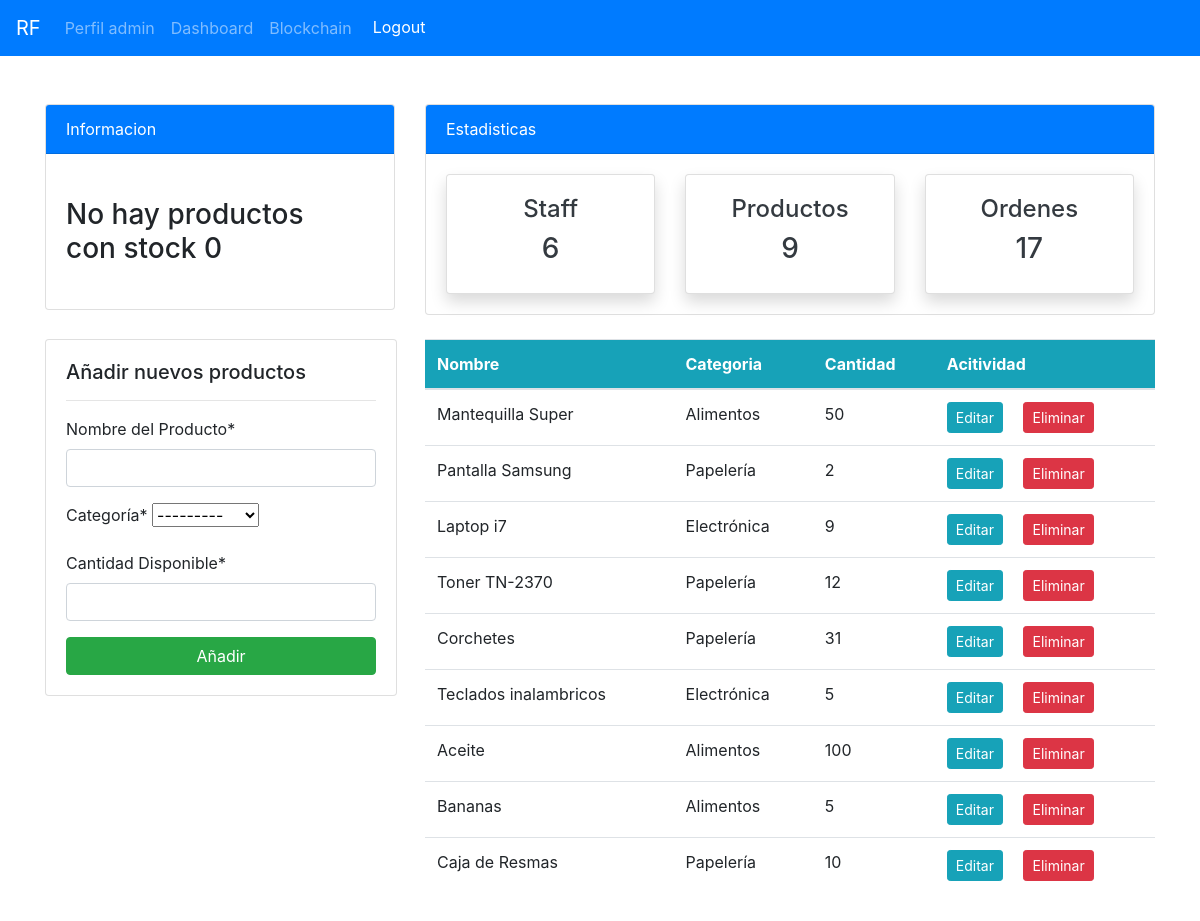
Page /productos/ (signed in) on the earlier database version.
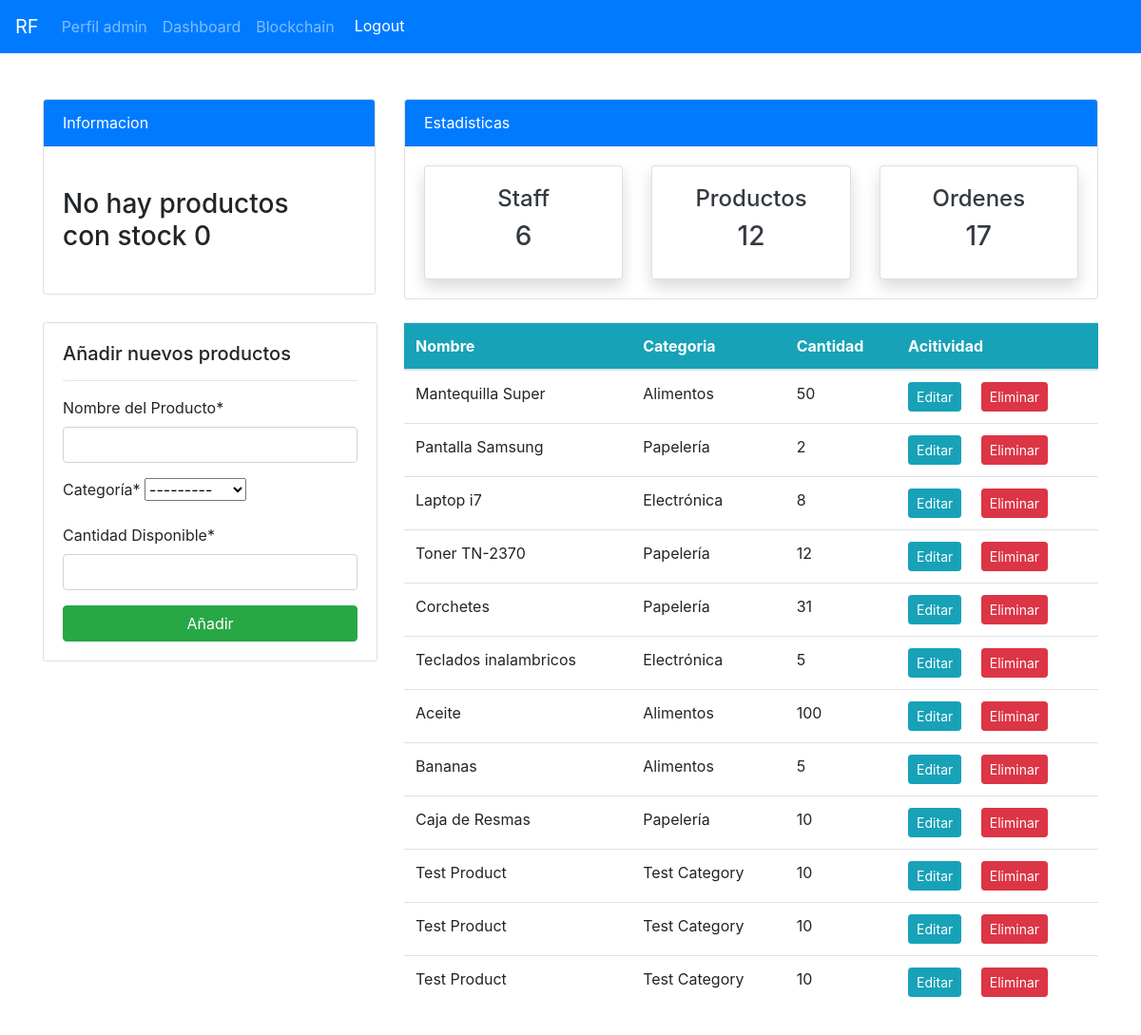
Same page on the later database version.
### api/models.py (models this page shows, shortened)
class Product(models.Model):
    name = models.CharField(max_length=100, null=True)
    quantity = models.PositiveIntegerField(null=True)
    category = models.CharField(max_length=50, choices=CATEGORY, null=True)

### api/views.py (the view)
# urls.py: path("productos/", views.productos, name = "api-productos"),
@login_required(login_url='user-login')
def productos(request):
    items = Product.objects.all() #usando ORM
    workers_count = User.objects.all().count()
    orders_count = Order.objects.all().count()
    item_count = items.count()
    productos_con_stock_cero = Product.objects.filter(quantity=0)
    CATEGORY_TRANSLATIONS = {
    'Food': 'Alimentos',
    'Electronics': 'Electrónica',
    'Stationary': 'Papelería',
    }
    for item in items:
        item.category = CATEGORY_TRANSLATIONS.get(item.category, item.category)
    if request.method == "POST":
        form = ProductForm(request.POST)
        if form.is_valid():
            form.save()
            product_name = form.cleaned_data.get('name')
            messages.success(request, f'{product_name} ha sido añadido con exito')
            return redirect("api-productos")
    else:
        form = ProductForm()
    context = {
        'items': items,
        'form': form,
        'workers_count':workers_count,
        'orders_count':orders_count,
        'item_count':item_count,
        'productos_con_stock_cero': productos_con_stock_cero,
    }
    return render(request, "dashboard/productos.html", context)

### api/forms.py
class ProductForm(forms.ModelForm):
    class Meta:
        model = Product
        fields = ['name', 'category', 'quantity']
        labels = {
            'name': 'Nombre del Producto',     # Cambia "name" a "Nombre del Producto"
            'category': 'Categoría',           # Cambia "category" a "Categoría"
            'quantity': 'Cantidad Disponible', # Cambia "quantity" a "Cantidad Disponible"
        }

### api/models.py (called while the page is built)
    def get_queryset(self):
        return OrderQuerySet(self.model, using=self._db)

### templates/dashboard/productos.html (shortened to what this page needs)
{% extends 'partials/base.html' %}
{% load crispy_forms_tags %}
{% block content %}
{% include 'partials/topnav.html' %}
<div class="container">
<div class="row my-4">
    <div class="col-md-4">
        <div class="card" style="width: 22rem;">
            <div class="card-body">
            <h5>Añadir nuevos productos</h5>
            <hr>
            <form method="POST">
                {{ form|crispy }}
                <input class="btn btn-success btn-block" type="submit" value="Añadir">
            </form>
        </div>
    </div>
</div>
    <div class="col-md-8">
        <table class="table bg-white">
            <thead class="bg-info text-white">
                <tr>
                    <th scope="col">Nombre</th>
                    <th scope="col">Categoria</th>
                    <th scope="col">Cantidad</th>
                    <th scope="col">Acitividad</th>
                </tr>
            </thead>
            <tbody>
                {% for item in items %}
                <tr>
                    <td>{{ item.name }}</td>
                    <td>{{ item.category }}</td>
                    <td>{{ item.quantity }}</td>
                    <td>
                        <a class="btn btn-info btn-sm mr-2"
                            href="{% url 'api-productos-update' item.id %}">Editar</a>
                        <a class="btn btn-danger btn-sm ml-2"
                            href="{% url 'api-productos-delete' item.id %}">Eliminar</a>
                    </td>
                </tr>
                {% endfor %}
            </tbody>
        </table>
    </div>
</div>
</div>
{% endblock %}

Differences in the rows shown:
changed Product "Laptop i7": quantity "9" → "8"
added Product: name "Test Product", category "Test Category", quantity "10"
added Product: name "Test Product", category "Test Category", quantity "10"
added Product: name "Test Product", category "Test Category", quantity "10"
Other differences:
{{ item_count }}: "9" → "12"
